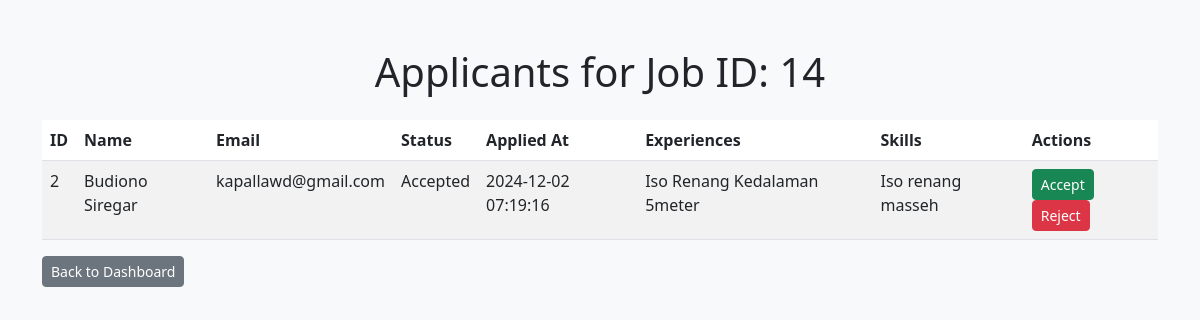
Before: /pages/employer/view_applicants.php?job_id=14 (signed in) with the older database file.
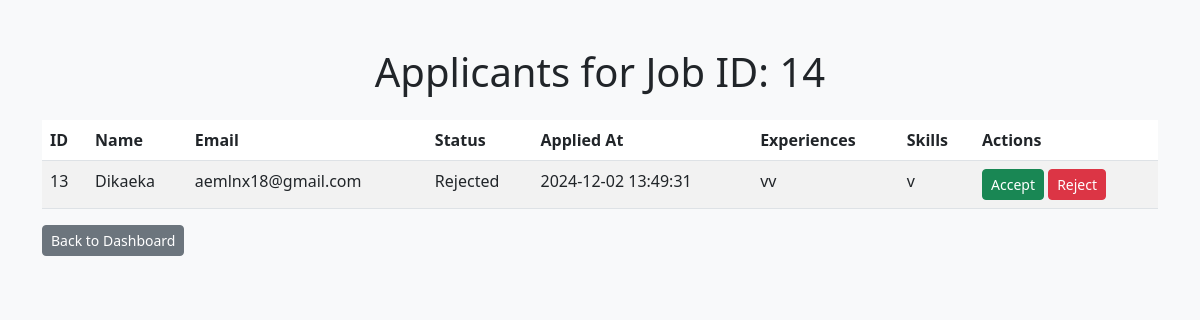
After: the same page with the newer database file.
### tables this page shows
CREATE TABLE `tb_applications` (
  `id` int(11) NOT NULL,
  `user_id` int(11) NOT NULL,
  `job_id` int(11) NOT NULL,
  `status` enum('Pending','Accepted','Rejected') DEFAULT 'Pending',
  `applied_at` timestamp NOT NULL DEFAULT current_timestamp()
);

CREATE TABLE `tb_profiles` (
  `id` int(11) NOT NULL,
  `user_id` int(11) NOT NULL,
  `full_name` varchar(100) DEFAULT NULL,
  `email` varchar(100) DEFAULT NULL,
  `phone_number` varchar(15) DEFAULT NULL,
  `address` text DEFAULT NULL,
  `experience` text DEFAULT NULL,
  `skills` text DEFAULT NULL,
  `created_at` timestamp NOT NULL DEFAULT current_timestamp(),
  `updated_at` timestamp NOT NULL DEFAULT current_timestamp() ON UPDATE current_timestamp()
);

### pages/employer/view_applicants.php (the view, shortened to what this page needs)
<?php
require '../../db.php';
$job_id = $_GET['job_id'] ?? 0;
$stmt = $conn->prepare("
    SELECT a.id AS applicant_id, p.full_name AS applicant_name, p.email AS applicant_email, p.experience AS experience, p.skills AS skills, a.status, a.applied_at
    FROM tb_applications a
    JOIN tb_profiles p ON a.user_id = p.user_id
    WHERE a.job_id = ?
");
$stmt->bind_param("i", $job_id);
$stmt->execute();
$result = $stmt->get_result();
?>
<!DOCTYPE html>
<html lang="en">
<head>
    <link href="https://cdn.jsdelivr.net/npm/bootstrap@5.3.0/dist/css/bootstrap.min.css" rel="stylesheet">
</head>
<body class="bg-light">
    <div class="container mt-5">
        <h1 class="text-center mb-4">Applicants for Job ID: <?= $job_id ?></h1>
        <table class="table table-striped">
            <thead>
                <tr>
                    <th>ID</th>
                    <th>Name</th>
                    <th>Email</th>
                    <th>Status</th>
                    <th>Applied At</th>
                    <th>Experiences</th>
                    <th>Skills</th>
                    <th>Actions</th>
                </tr>
            </thead>
            <tbody>
                <?php while ($applicant = $result->fetch_assoc()): ?>
                    <tr>
                        <td><?= $applicant['applicant_id'] ?></td>
                        <td><?= htmlspecialchars($applicant['applicant_name']) ?></td>
                        <td><?= htmlspecialchars($applicant['applicant_email']) ?></td>
                        <td><?= htmlspecialchars($applicant['status']) ?></td>
                        <td><?= $applicant['applied_at'] ?></td>
                        <td><?= htmlspecialchars($applicant['experience']) ?></td>
                        <td><?= htmlspecialchars($applicant['skills']) ?></td>
                        <td>
                            <a href="update_status.php?id=<?= $applicant['applicant_id'] ?>&status=Accepted" class="btn btn-success btn-sm">Accept</a>
                            <a href="update_status.php?id=<?= $applicant['applicant_id'] ?>&status=Rejected" class="btn btn-danger btn-sm">Reject</a>
                        </td>
                    </tr>
                <?php endwhile; ?>
            </tbody>
        </table>
        <a href="dashboard.php" class="mb-3 btn btn-secondary btn-sm">Back to Dashboard</a>
    </div>
</body>
</html>

Changed rows visible on the page:
removed tb_applications: id "2", tb_profiles.full_name "Budiono Siregar", tb_profiles.email "kapallawd@gmail.com", status "Accepted", applied_at "2024-12-02 07:19:16", tb_profiles.experience "Iso Renang Kedalaman 5meter", tb_profiles.skills "Iso renang masseh"
added tb_applications: id "13", tb_profiles.full_name "Dikaeka", tb_profiles.email "aemlnx18@gmail.com", status "Rejected", applied_at "2024-12-02 13:49:31", tb_profiles.experience "vv", tb_profiles.skills "v"
